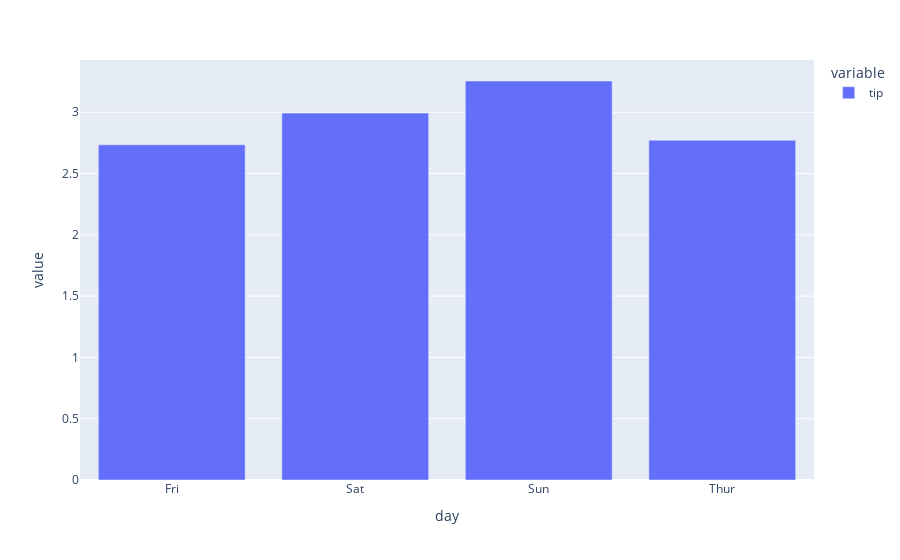

Source (notebook cell):
### Code cell
fig1 = px.bar(df.groupby('day')['tip'].mean())
fig1.show()

### Figure 1 — Plotly figure (JSON) as saved in the notebook; plotly's stock layout.template omitted (floating-point values rounded to 4 significant figures)
{"data": [{"alignmentgroup": "True", "hovertemplate": "variable=tip<br>day=%{x}<br>value=%{y}<extra></extra>", "legendgroup": "tip", "marker": {"color": "#636efa", "pattern": {"shape": ""}}, "name": "tip", "offsetgroup": "tip", "orientation": "v", "showlegend": true, "textposition": "auto", "type": "bar", "x": ["Fri", "Sat", "Sun", "Thur"], "xaxis": "x", "y": [2.735, 2.993, 3.255, 2.771], "yaxis": "y"}], "layout": {"barmode": "relative", "legend": {"title": {"text": "variable"}, "tracegroupgap": 0}, "margin": {"t": 60}, "xaxis": {"anchor": "y", "domain": [0, 1], "title": {"text": "day"}}, "yaxis": {"anchor": "x", "domain": [0, 1], "title": {"text": "value"}}}}
